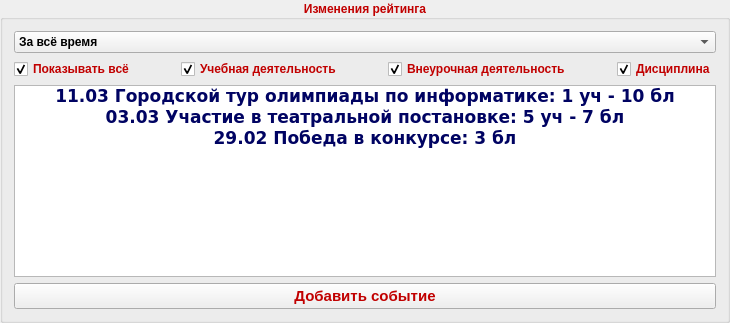
       <widget class="QGroupBox" name="groupBox_2">
        <property name="palette">
         <palette>
          <active>
           <colorrole role="WindowText">
            <brush brushstyle="SolidPattern">
             <color alpha="255">
              <red>193</red>
              <green>0</green>
              <blue>0</blue>
             </color>
            </brush>
           </colorrole>
          </active>
          <inactive>
           <colorrole role="WindowText">
            <brush brushstyle="SolidPattern">
             <color alpha="255">
              <red>193</red>
              <green>0</green>
              <blue>0</blue>
             </color>
            </brush>
           </colorrole>
          </inactive>
          <disabled>
           <colorrole role="WindowText">
            <brush brushstyle="SolidPattern">
             <color alpha="127">
              <red>255</red>
              <green>255</green>
              <blue>255</blue>
             </color>
            </brush>
           </colorrole>
          </disabled>
         </palette>
        </property>
        <property name="font">
         <font>
          <pointsize>9</pointsize>
          <weight>75</weight>
          <bold>true</bold>
         </font>
        </property>
        <property name="title">
         <string>Изменения рейтинга</string>
        </property>
        <property name="alignment">
         <set>Qt::AlignCenter</set>
        </property>
        <layout class="QVBoxLayout" name="verticalLayout_5">
         <item>
          <widget class="QComboBox" name="time_box_history">
           <item>
            <property name="text">
             <string>За всё время</string>
            </property>
           </item>
           <item>
            <property name="text">
             <string>Последняя неделя</string>
            </property>
           </item>
           <item>
            <property name="text">
             <string>Последний месяц</string>
            </property>
           </item>
           <item>
            <property name="text">
             <string>Последние 3 месяца</string>
            </property>
           </item>
          </widget>
         </item>
         <item>
          <layout class="QHBoxLayout" name="horizontalLayout">
           <item>
            <widget class="QCheckBox" name="show_all">
             <property name="text">
              <string>Показывать всё</string>
             </property>
             <property name="checked">
              <bool>true</bool>
             </property>
            </widget>
           </item>
           <item>
            <spacer name="horizontalSpacer_2">
             <property name="orientation">
              <enum>Qt::Horizontal</enum>
             </property>
             <property name="sizeHint" stdset="0">
              <size>
               <width>40</width>
               <height>20</height>
              </size>
             </property>
            </spacer>
           </item>
           <item>
            <widget class="QCheckBox" name="education_check">
             <property name="text">
              <string>Учебная деятельность</string>
             </property>
             <property name="checked">
              <bool>true</bool>
             </property>
            </widget>
           </item>
           <item>
            <spacer name="horizontalSpacer_3">
             <property name="orientation">
              <enum>Qt::Horizontal</enum>
             </property>
             <property name="sizeHint" stdset="0">
              <size>
               <width>40</width>
               <height>20</height>
              </size>
             </property>
            </spacer>
           </item>
           <item>
            <widget class="QCheckBox" name="other_check">
             <property name="text">
              <string>Внеурочная деятельность</string>
             </property>
             <property name="checked">
              <bool>true</bool>
             </property>
            </widget>
           </item>
           <item>
            <spacer name="horizontalSpacer_4">
             <property name="orientation">
              <enum>Qt::Horizontal</enum>
             </property>
             <property name="sizeHint" stdset="0">
              <size>
               <width>40</width>
               <height>20</height>
              </size>
             </property>
            </spacer>
           </item>
           <item>
            <widget class="QCheckBox" name="discipline_check">
             <property name="text">
              <string>Дисциплина</string>
             </property>
             <property name="checked">
              <bool>true</bool>
             </property>
            </widget>
           </item>
          </layout>
         </item>
         <item>
          <widget class="QListWidget" name="eventsList">
           <property name="minimumSize">
            <size>
             <width>700</width>
             <height>0</height>
            </size>
           </property>
           <property name="palette">
            <palette>
             <active>
              <colorrole role="WindowText">
               <brush brushstyle="SolidPattern">
                <color alpha="255">
                 <red>0</red>
                 <green>2</green>
                 <blue>84</blue>
                </color>
               </brush>
              </colorrole>
              <colorrole role="Text">
               <brush brushstyle="SolidPattern">
                <color alpha="255">
                 <red>0</red>
                 <green>3</green>
                 <blue>98</blue>
                </color>
               </brush>
              </colorrole>
              <colorrole role="Base">
               <brush brushstyle="SolidPattern">
                <color alpha="255">
                 <red>255</red>
                 <green>255</green>
                 <blue>255</blue>
                </color>
               </brush>
              </colorrole>
              <colorrole role="PlaceholderText">
               <brush brushstyle="SolidPattern">
                <color alpha="128">
                 <red>181</red>
                 <green>163</green>
                 <blue>0</blue>
                </color>
               </brush>
              </colorrole>
             </active>
             <inactive>
              <colorrole role="WindowText">
               <brush brushstyle="SolidPattern">
                <color alpha="255">
                 <red>0</red>
                 <green>2</green>
                 <blue>84</blue>
                </color>
               </brush>
              </colorrole>
              <colorrole role="Text">
               <brush brushstyle="SolidPattern">
                <color alpha="255">
                 <red>0</red>
                 <green>3</green>
                 <blue>98</blue>
                </color>
               </brush>
              </colorrole>
              <colorrole role="Base">
               <brush brushstyle="SolidPattern">
                <color alpha="255">
                 <red>255</red>
                 <green>255</green>
                 <blue>255</blue>
                </color>
               </brush>
              </colorrole>
              <colorrole role="PlaceholderText">
               <brush brushstyle="SolidPattern">
                <color alpha="128">
                 <red>181</red>
                 <green>163</green>
                 <blue>0</blue>
                </color>
               </brush>
              </colorrole>
             </inactive>
             <disabled>
              <colorrole role="WindowText">
               <brush brushstyle="SolidPattern">
                <color alpha="127">
                 <red>255</red>
                 <green>255</green>
                 <blue>255</blue>
                </color>
               </brush>
              </colorrole>
              <colorrole role="Text">
               <brush brushstyle="SolidPattern">
                <color alpha="127">
                 <red>255</red>
                 <green>255</green>
                 <blue>255</blue>
                </color>
               </brush>
              </colorrole>
              <colorrole role="Base">
               <brush brushstyle="SolidPattern">
                <color alpha="255">
                 <red>206</red>
                 <green>206</green>
                 <blue>206</blue>
                </color>
               </brush>
              </colorrole>
              <colorrole role="PlaceholderText">
               <brush brushstyle="SolidPattern">
                <color alpha="128">
                 <red>231</red>
                 <green>231</green>
                 <blue>231</blue>
                </color>
               </brush>
              </colorrole>
             </disabled>
            </palette>
           </property>
           <property name="font">
            <font>
             <family>Verdana</family>
             <pointsize>13</pointsize>
             <weight>75</weight>
             <bold>true</bold>
            </font>
           </property>
           <property name="cursor" stdset="0">
            <cursorShape>ArrowCursor</cursorShape>
           </property>
           <property name="frameShape">
            <enum>QFrame::StyledPanel</enum>
           </property>
           <property name="frameShadow">
            <enum>QFrame::Sunken</enum>
           </property>
           <property name="resizeMode">
            <enum>QListView::Fixed</enum>
           </property>
           <item>
            <property name="text">
             <string>11.03 Городской тур олимпиады по информатике: 1 уч - 10 бл</string>
            </property>
            <property name="textAlignment">
             <set>AlignCenter</set>
            </property>
            <property name="background">
             <brush brushstyle="NoBrush">
              <color alpha="255">
               <red>197</red>
               <green>177</green>
               <blue>0</blue>
              </color>
             </brush>
            </property>
           </item>
           <item>
            <property name="text">
             <string>03.03 Участие в театральной постановке: 5 уч - 7 бл</string>
            </property>
            <property name="textAlignment">
             <set>AlignCenter</set>
            </property>
           </item>
           <item>
            <property name="text">
             <string>29.02 Победа в конкурсе: 3 бл</string>
            </property>
            <property name="textAlignment">
             <set>AlignCenter</set>
            </property>
           </item>
          </widget>
         </item>
         <item>
          <widget class="QPushButton" name="addEventButton">
           <property name="palette">
            <palette>
             <active>
              <colorrole role="WindowText">
               <brush brushstyle="SolidPattern">
                <color alpha="255">
                 <red>116</red>
                 <green>102</green>
                 <blue>0</blue>
                </color>
               </brush>
              </colorrole>
              <colorrole role="Mid">
               <brush brushstyle="SolidPattern">
                <color alpha="255">
                 <red>255</red>
                 <green>255</green>
                 <blue>255</blue>
                </color>
               </brush>
              </colorrole>
              <colorrole role="ButtonText">
               <brush brushstyle="SolidPattern">
                <color alpha="255">
                 <red>193</red>
                 <green>0</green>
                 <blue>0</blue>
                </color>
               </brush>
              </colorrole>
             </active>
             <inactive>
              <colorrole role="WindowText">
               <brush brushstyle="SolidPattern">
                <color alpha="255">
                 <red>116</red>
                 <green>102</green>
                 <blue>0</blue>
                </color>
               </brush>
              </colorrole>
              <colorrole role="Mid">
               <brush brushstyle="SolidPattern">
                <color alpha="255">
                 <red>255</red>
                 <green>255</green>
                 <blue>255</blue>
                </color>
               </brush>
              </colorrole>
              <colorrole role="ButtonText">
               <brush brushstyle="SolidPattern">
                <color alpha="255">
                 <red>193</red>
                 <green>0</green>
                 <blue>0</blue>
                </color>
               </brush>
              </colorrole>
             </inactive>
             <disabled>
              <colorrole role="WindowText">
               <brush brushstyle="SolidPattern">
                <color alpha="127">
                 <red>255</red>
                 <green>255</green>
                 <blue>255</blue>
                </color>
               </brush>
              </colorrole>
              <colorrole role="Mid">
               <brush brushstyle="SolidPattern">
                <color alpha="255">
                 <red>255</red>
                 <green>255</green>
                 <blue>255</blue>
                </color>
               </brush>
              </colorrole>
              <colorrole role="ButtonText">
               <brush brushstyle="SolidPattern">
                <color alpha="127">
                 <red>255</red>
                 <green>255</green>
                 <blue>255</blue>
                </color>
               </brush>
              </colorrole>
             </disabled>
            </palette>
           </property>
           <property name="font">
            <font>
             <pointsize>11</pointsize>
             <weight>75</weight>
             <bold>true</bold>
            </font>
           </property>
           <property name="text">
            <string>Добавить событие</string>
           </property>
          </widget>
         </item>
        </layout>
       </widget>
